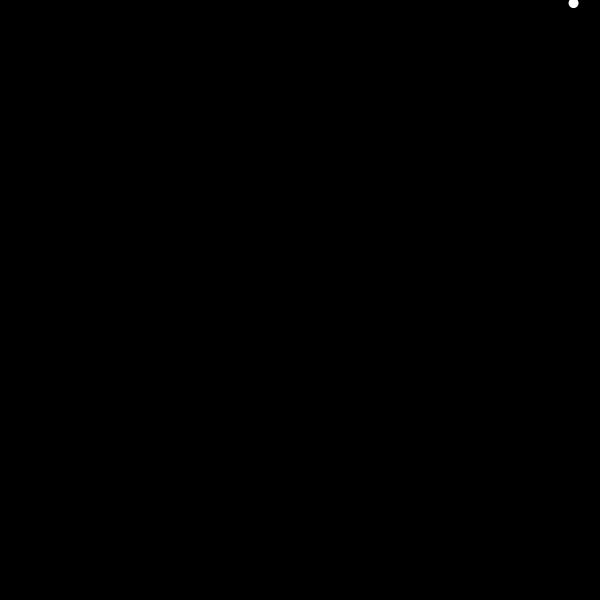
Frame 1 (no input)
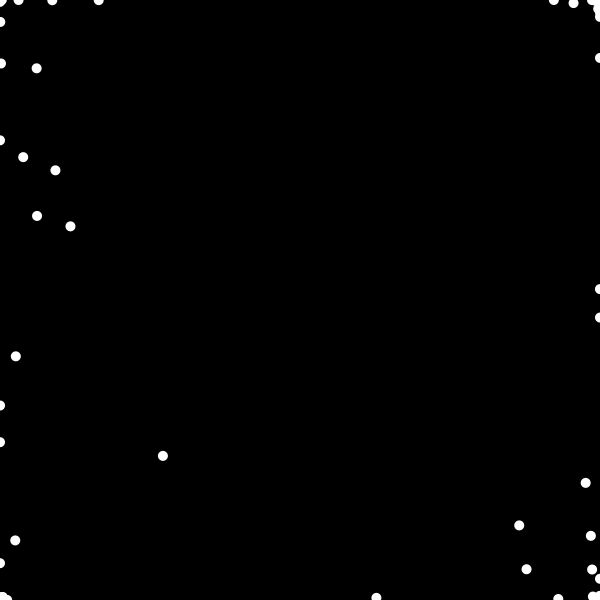
Frame 60 (the mouse pressed at the canvas centre just before this capture)
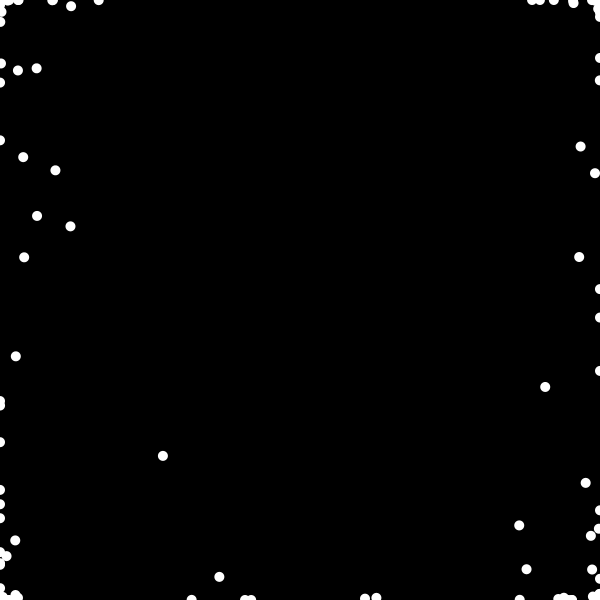
Frame 120 (the mouse held since frame 60 and released just before this capture)

The Processing sketch that drew these frames (run headless with seeded random() and noise(); from frame 60 on, the mouse is pressed at the canvas centre):

// Processing sketch: a004_prob_corners
// ── a004_prob_corners.pde
float curvy(float n, float amount) {
  if (n <= 0.5) {
    n = n * 2;
    n = pow(n, amount);
    n = n / 2;
  } else {
    n = (1 - n) * 2;
    n = pow(n, amount);
    n = 1 - n / 2;
  }
  return n;
}
void setup() {
  size(600, 600);
  background(0);
  noStroke();
}

void draw() {
  // normalized random values
  float x = random(1);
  float y = random(1);

  x = curvy(x, 7);
  y = curvy(y, 7);

  ellipse(x * width, y * height, 10, 10);
}
